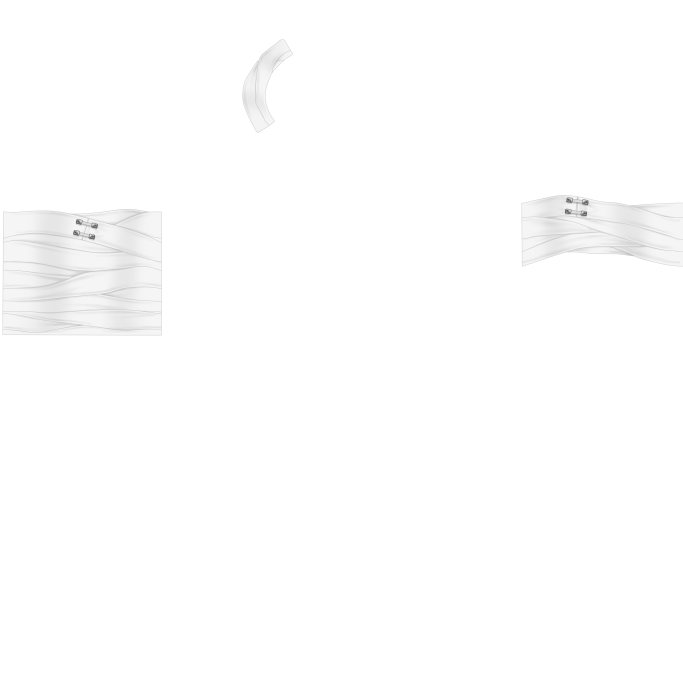
#> input picture Модели/Бинты.png, 2048 x 2048 px, given in place of Лицо 1.png, which was not available (shown at 1/3 size)
$ python generate_all_diana_textures.py
#> lines starting #> are read from the running program, lines starting #| are printed output that depends on the picture; after the words box and inside, x2 and y2 are one past the last pixel; in counts of white or black regions, pixels touching at a corner belong together; pictures that were not available may be replaced by others from this repository, and a replacement may not be noted
#!/usr/bin/env python3
# -*- coding: utf-8 -*-
"""
Единый мастер-скрипт для генерации всех 14 текстур персонажа Дианы (Diana Venicia).
Это единственный актуальный Python-скрипт, который вам нужен!
Он собирает все 14 файлов .png в папку Diana_Textures/.
"""

import os
import gc
import time
import numpy as np
from PIL import Image, ImageDraw

t_start = time.time()
OUTPUT_DIR = 'Diana_Textures'
os.makedirs(OUTPUT_DIR, exist_ok=True)
MODELS_DIR = 'breakable-models/Модели'

print("=== Запуск генерации всех 14 текстур Дианы ===")

# 1. Лицо (Diana_Face_Skin.png)
print("1. Генерация Diana_Face_Skin.png...")
im = Image.open(f'{MODELS_DIR}/Лицо 1.png').convert('RGBA')
#> im is the input picture: PIL image 2048x2048 RGBA; mean R, G, B, A 15.7, 15.7, 15.7, 16.9
arr = np.array(im, dtype=float)
alpha = arr[:, :, 3]
new_rgb = np.clip(arr[:, :, :3] + np.array([35.0, 48.0, 60.0]) * (alpha[:, :, None]/255.0), 0, 255)
out = np.zeros_like(arr)
out[:, :, :3] = new_rgb
out[:, :, 3] = alpha
Image.fromarray(out.astype(np.uint8)).save(f'{OUTPUT_DIR}/Diana_Face_Skin.png')
del im, arr, out; gc.collect()

# 2. Глаза 1 в 1 (Diana_Eyes.png)
print("2. Генерация Diana_Eyes.png...")
im_eyes = Image.open(f'{MODELS_DIR}/Глаза.png').convert('RGBA')
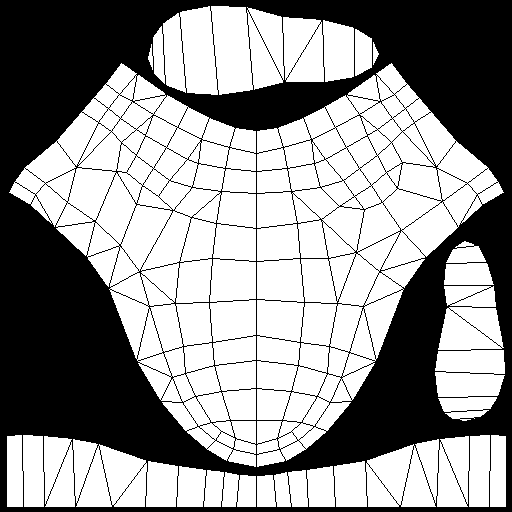
#> input picture Модели/Босоножки гайд.png, 512 x 512 px, given in place of Глаза.png, which was not available
#> im_eyes is the input picture: PIL image 512x512 RGBA; mean R, G, B, A 0, 0, 0, 107.1
arr_eyes = np.array(im_eyes)
alpha_eyes = arr_eyes[:, :, 3]
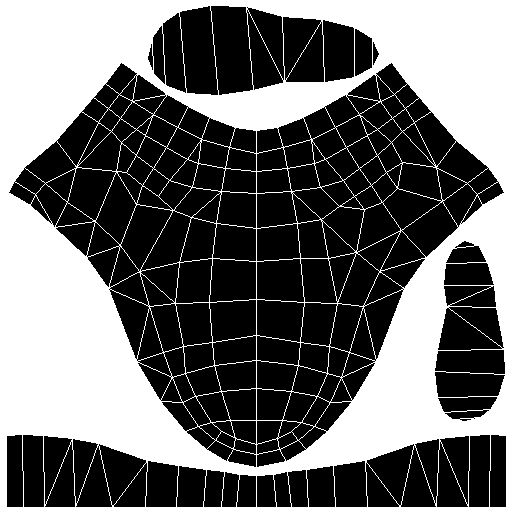
#> alpha_eyes: shape (512, 512); 42% white; 1 white region, box (x1, y1, x2, y2) and area: (0, 0, 512, 512) 110081
out_eyes = np.zeros_like(arr_eyes)
centers = [(257.5, 260.0), (765.5, 260.0)]
h_e, w_e = arr_eyes.shape[:2]
#> h_e = 512; w_e = 512
Ye, Xe = np.ogrid[:h_e, :w_e]
#> Ye = 512 values from 0 to 511

for cx, cy in centers:
    dx = (Xe - cx) / 110.0
    dy = (Ye - cy) / 125.0
    r = np.sqrt(dx*dx + dy*dy)
    color = np.zeros((h_e, w_e, 3), dtype=float)
    c_top = np.array([35.0, 18.0, 36.0])
    c_mid = np.array([87.0, 38.0, 74.0])
    c_bot = np.array([239.0, 130.0, 164.0])

    mask_up = (dy < -0.1)[:, :, None]
    t_up = np.clip((dy[:, :, None] + 0.8) / 0.7, 0, 1)
    color = np.where(mask_up, c_top * (1 - t_up) + c_mid * t_up, c_mid)

    mask_low = (dy >= -0.1)[:, :, None]
    t_low = np.clip((dy[:, :, None] + 0.1) / 0.6, 0, 1)
    color = np.where(mask_low, c_mid * (1 - t_low) + c_bot * t_low, color)

    ring_r = np.sqrt((dx/0.50)**2 + ((dy-0.15)/0.50)**2)
    ring_band = np.exp(-((ring_r - 1.0)**2 / 0.010))
    ring_vis = np.clip((dy + 0.1) / 0.15, 0, 1) * ring_band
    color = color * (1 - ring_vis[:, :, None] * 0.75) + np.array([249.0, 139.0, 171.0]) * (ring_vis[:, :, None] * 0.75)

    pupil_r = np.sqrt((dx/0.28)**2 + (dy/0.32)**2)
    pupil_mask = np.clip(1.0 - (pupil_r - 0.75)/0.25, 0, 1)[:, :, None]
    color = color * (1 - pupil_mask) + np.array([20.0, 10.0, 15.0]) * pupil_mask

    rim = np.clip((r - 0.76) / 0.24, 0, 1)[:, :, None]
    color = color * (1 - rim) + np.array([20.0, 10.0, 15.0]) * rim

    h1 = np.exp(-(((dx + 0.24)/0.13)**2 + ((dy + 0.24)/0.13)**2))
    shine = np.clip(h1 * 1.7, 0, 1)[:, :, None]
    color = color * (1 - shine) + np.array([255.0, 245.0, 250.0]) * shine

    eye_reg = (r <= 1.05) & (alpha_eyes > 0)
    out_eyes[eye_reg, :3] = np.clip(color[eye_reg], 0, 255)
    out_eyes[eye_reg, 3] = alpha_eyes[eye_reg]
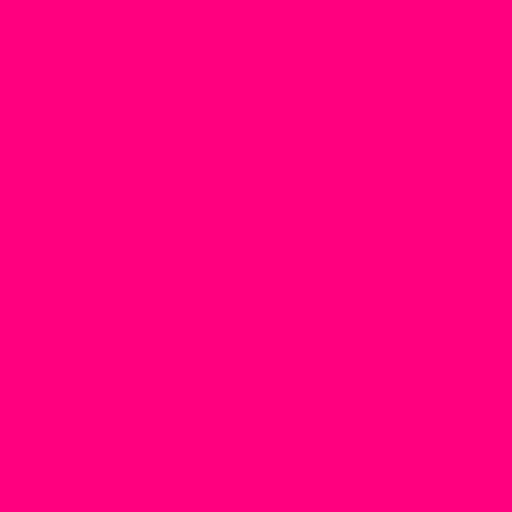
#> color: shape (512, 512, 3) float64; mean of channels 0, 1, 2 20, 10, 15; drawn with min black and max white

rem = (out_eyes[:, :, 3] == 0) & (alpha_eyes > 0)
#> rem: shape (512, 512) bool; 40.8% white; 4 white regions (3 under 20 px), largest, box (x1, y1, x2, y2) and area: (0, 0, 512, 512) 107043
if rem.any():
    out_eyes[rem] = arr_eyes[rem]
Image.fromarray(out_eyes.astype(np.uint8)).save(f'{OUTPUT_DIR}/Diana_Eyes.png')
del im_eyes, arr_eyes, out_eyes; gc.collect()

# 3. Брови (Diana_Eyebrows.png)
print("3. Генерация Diana_Eyebrows.png...")
im_brow = Image.open(f'{MODELS_DIR}/Брови.png').convert('RGBA')
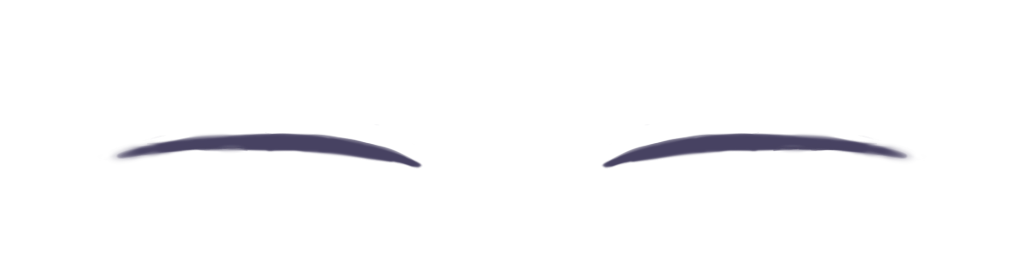
#> input picture Модели/Брови.png, 1024 x 256 px, found by its file name
#> im_brow is the input picture: PIL image 1024x256 RGBA; mean R, G, B, A 190.5, 190.3, 191.7, 7.8
arr_brow = np.array(im_brow, dtype=float)
alpha_brow = arr_brow[:, :, 3]
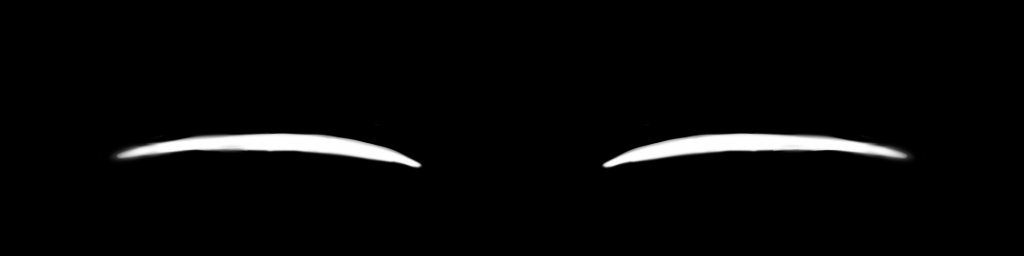
#> alpha_brow: shape (256, 1024) float64; min 0, max 255, mean 7.8
luma_brow = (arr_brow[:, :, 0]*0.299 + arr_brow[:, :, 1]*0.587 + arr_brow[:, :, 2]*0.114) / 75.0
out_brow = np.zeros_like(arr_brow)
out_brow[alpha_brow > 0, :3] = np.clip(np.array([139.0, 30.0, 63.0]) * luma_brow[alpha_brow > 0, None], 0, 255)
out_brow[:, :, 3] = alpha_brow
#> out_brow: shape (256, 1024, 4) float64; mean of channels 0, 1, 2, 3 5.9, 1.3, 2.7, 7.8
Image.fromarray(out_brow.astype(np.uint8)).save(f'{OUTPUT_DIR}/Diana_Eyebrows.png')
del im_brow, arr_brow, out_brow; gc.collect()

# 4. Ресницы 1 в 1 (Diana_Eyelashes.png)
print("4. Генерация Diana_Eyelashes.png...")
layer_path = '/home/user/uploads/layer.png' if os.path.exists('/home/user/uploads/layer.png') else f'{MODELS_DIR}/Ресницы 1.png'
im_lash = Image.open(layer_path).convert('RGBA')
arr_lash = np.array(im_lash, dtype=float)
out_lash = np.zeros_like(arr_lash)
out_lash[arr_lash[:, :, 3] > 15, :3] = np.array([15.0, 12.0, 20.0])
out_lash[arr_lash[:, :, 3] > 15, 3] = 255
im_lash_out = Image.fromarray(out_lash.astype(np.uint8))
draw_l = ImageDraw.Draw(im_lash_out)
left_spikes = [
    (115, 95, 95, 75, 130, 95), (130, 92, 112, 68, 148, 90),
    (150, 88, 135, 62, 168, 86), (170, 84, 158, 58, 188, 82),
    (190, 80, 182, 56, 210, 80), (212, 78, 206, 55, 230, 78),
    (235, 77, 232, 56, 252, 77)
]
for p in left_spikes:
    draw_l.polygon([(p[0], p[1]), (p[2], p[3]), (p[4], p[5])], fill=(15, 12, 20, 255))
right_spikes = [(1024 - p[4], p[5], 1024 - p[2], p[3], 1024 - p[0], p[1]) for p in left_spikes]
for p in right_spikes:
    draw_l.polygon([(p[0], p[1]), (p[2], p[3]), (p[4], p[5])], fill=(15, 12, 20, 255))
draw_l.polygon([(120, 115), (108, 132), (132, 118)], fill=(15, 12, 20, 255))
draw_l.polygon([(138, 116), (128, 134), (148, 118)], fill=(15, 12, 20, 255))
draw_l.polygon([(1024-132, 118), (1024-108, 132), (1024-120, 115)], fill=(15, 12, 20, 255))
draw_l.polygon([(1024-148, 118), (1024-128, 134), (1024-138, 116)], fill=(15, 12, 20, 255))
im_lash_out.save(f'{OUTPUT_DIR}/Diana_Eyelashes.png')
del im_lash, arr_lash, out_lash; gc.collect()

# 5. Нос Danganronpa Style (Diana_Nose.png)
print("5. Генерация Diana_Nose.png...")
out_nose = Image.new('RGBA', (1024, 1024), (0, 0, 0, 0))
#> out_nose: PIL image 1024x1024 RGBA; every value is 0
draw_n = ImageDraw.Draw(out_nose)
draw_n.line([(512, 641), (516, 659)], fill=(35, 30, 40, 230), width=4)
draw_n.line([(516, 659), (506, 663)], fill=(35, 30, 40, 230), width=3)
out_nose.save(f'{OUTPUT_DIR}/Diana_Nose.png')

# 6. Губы прозрачные (Diana_Lips.png)
print("6. Генерация Diana_Lips.png...")
Image.new('RGBA', (1024, 1024), (0, 0, 0, 0)).save(f'{OUTPUT_DIR}/Diana_Lips.png')

# 7. Кожа тела + Тату (Diana_Skin.png)
print("7. Генерация Diana_Skin.png...")
im_skin = Image.open(f'{MODELS_DIR}/Кожа.png').convert('RGBA')
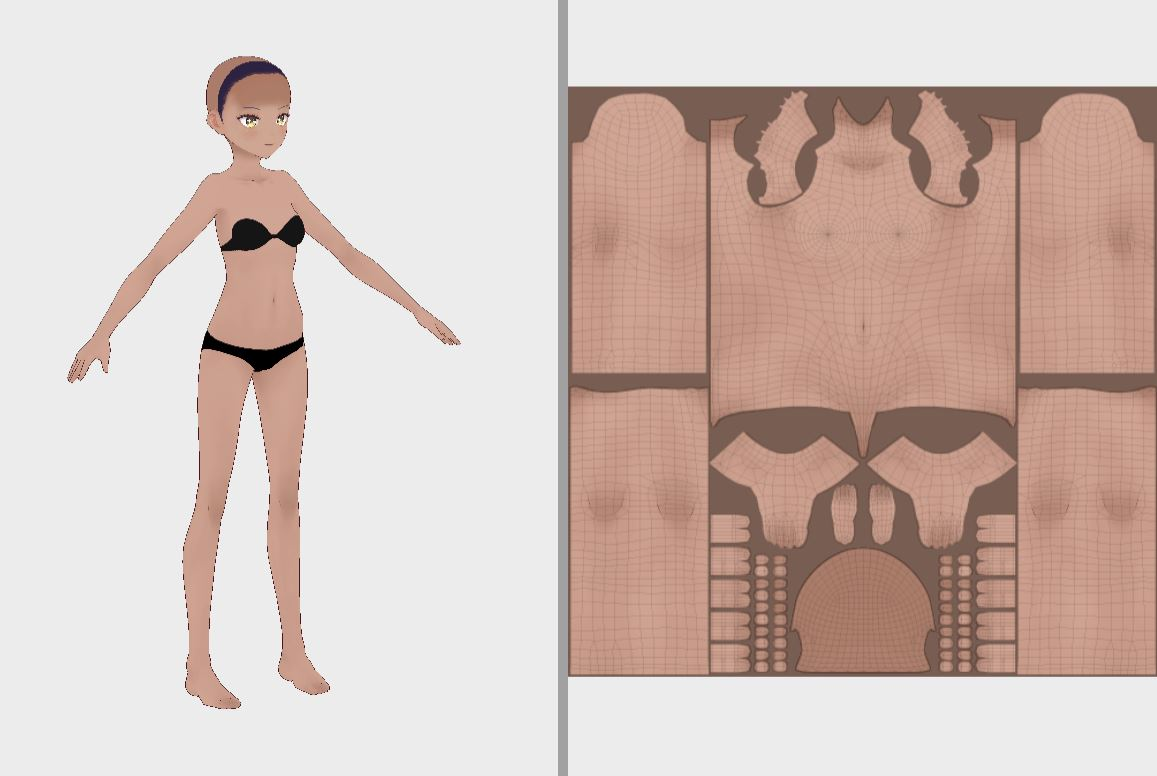
#> input picture Модели/Кожа.JPG, 1157 x 776 px, given in place of Кожа.png, which was not available
arr_skin = np.array(im_skin, dtype=float)
alpha_skin = arr_skin[:, :, 3]
#> alpha_skin: shape (776, 1157) float64; every value is 255
new_skin = np.clip(arr_skin[:, :, :3] + np.array([40.0, 52.0, 62.0]) * (alpha_skin[:, :, None]/255.0), 0, 255)
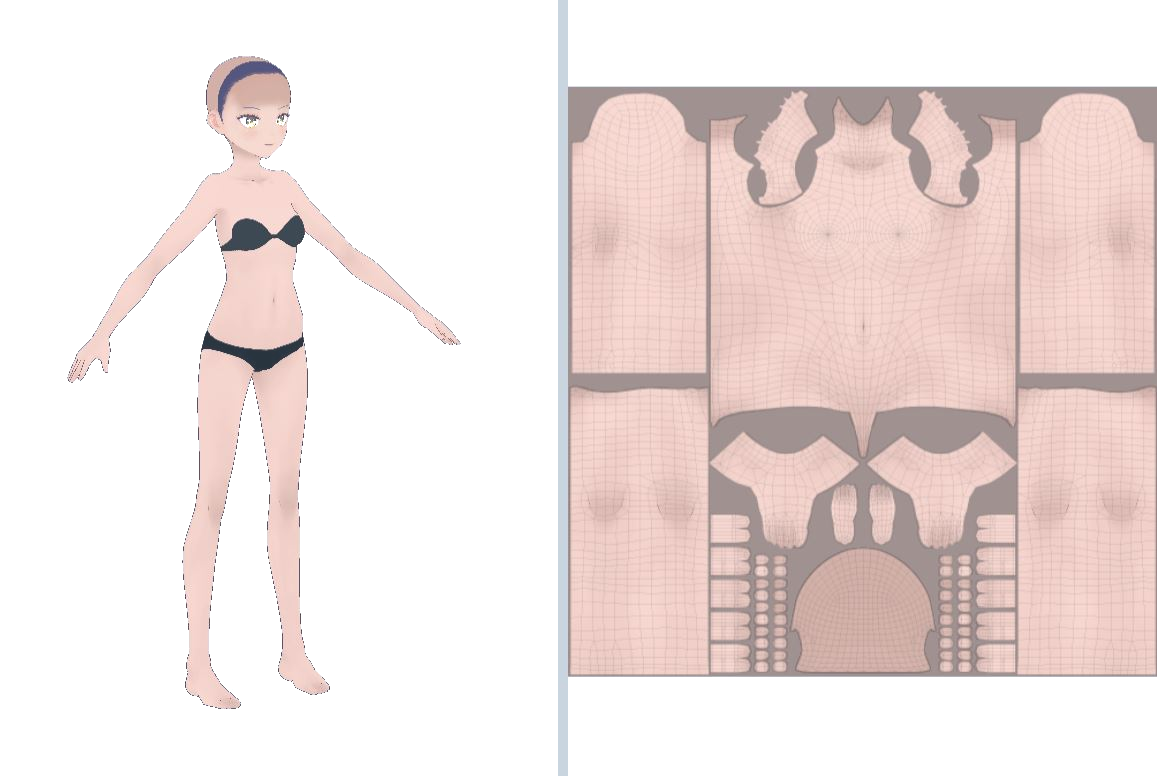
#> new_skin: shape (776, 1157, 3) float64; mean R, G, B 239.1, 226.3, 224.1
out_skin = np.zeros_like(arr_skin)
out_skin[:, :, :3] = new_skin
out_skin[:, :, 3] = alpha_skin
im_skin_out = Image.fromarray(out_skin.astype(np.uint8))
draw_s = ImageDraw.Draw(im_skin_out)
for y_off in [0, 45, 90]:
    draw_s.line([(1580, 680+y_off), (1960, 655+y_off)], fill=(80, 85, 95, 230), width=14)
    draw_s.line([(1580, 678+y_off), (1960, 653+y_off)], fill=(140, 145, 155, 230), width=4)
draw_s.polygon([(1900, 645), (1935, 635), (1945, 650), (1925, 663), (1900, 655)], fill=(80, 85, 95, 230))
im_skin_out.save(f'{OUTPUT_DIR}/Diana_Skin.png')
del im_skin, arr_skin, out_skin; gc.collect()

# 8-10. Послойная одежда: Рубашка, Жилет, Комбинированный
print("8-10. Генерация слоёв одежды...")
#> (the run stopped early here; a loop or call above may not have finished)
